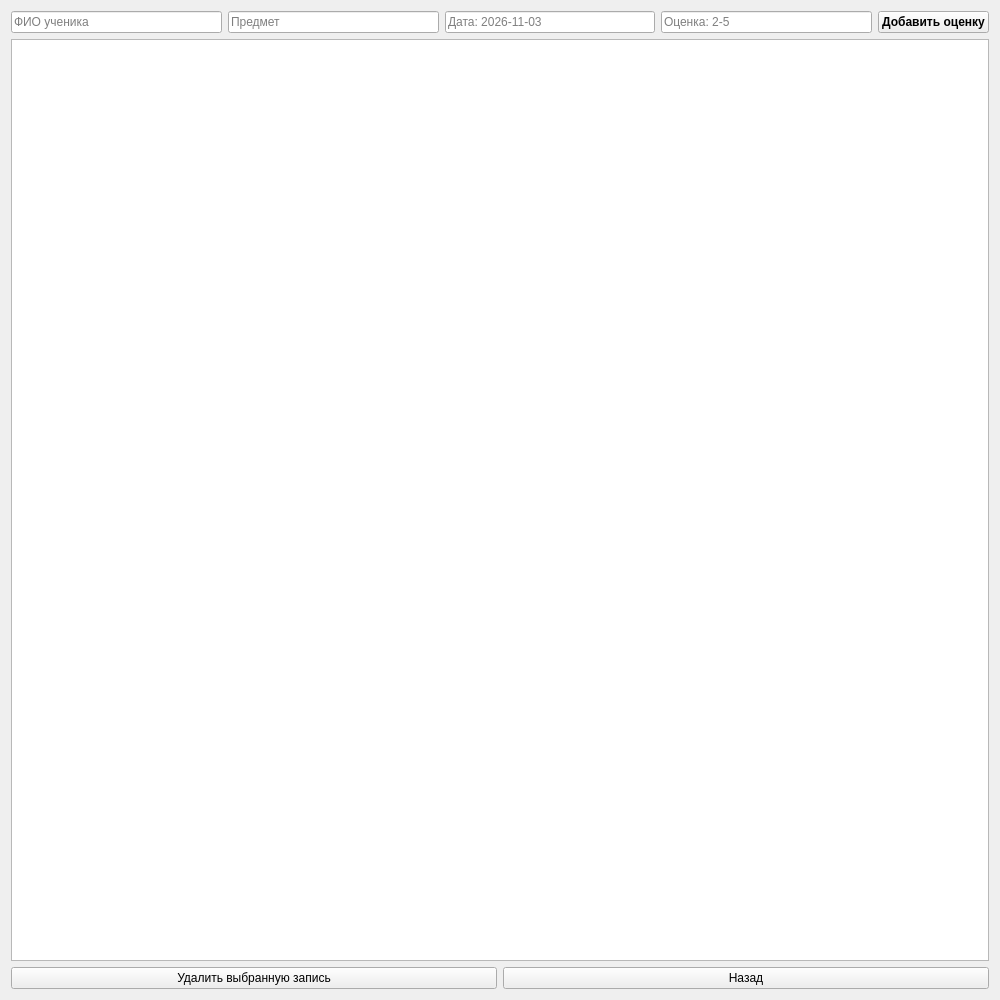
<?xml version="1.0" encoding="UTF-8"?>
<ui version="4.0">
 <class>GradesWindow</class>
 <widget class="QWidget" name="GradesWindow">
  <property name="geometry">
   <rect>
    <x>0</x>
    <y>0</y>
    <width>1000</width>
    <height>1000</height>
   </rect>
  </property>
  <property name="windowTitle">
   <string>Оценки учеников</string>
  </property>
  <layout class="QVBoxLayout" name="mainLayout">
   <item>
    <layout class="QHBoxLayout" name="inputLayout">
     <item>
      <widget class="QLineEdit" name="name_input">
       <property name="placeholderText">
        <string>ФИО ученика</string>
       </property>
      </widget>
     </item>
     <item>
      <widget class="QLineEdit" name="subject_input">
       <property name="placeholderText">
        <string>Предмет</string>
       </property>
      </widget>
     </item>
     <item>
      <widget class="QLineEdit" name="date_input">
       <property name="placeholderText">
        <string>Дата: 2026-11-03</string>
       </property>
      </widget>
     </item>
     <item>
      <widget class="QLineEdit" name="grade_input">
       <property name="placeholderText">
        <string>Оценка: 2-5</string>
       </property>
      </widget>
     </item>
     <item>
      <widget class="QPushButton" name="add_button">
       <property name="font">
        <font>
         <weight>75</weight>
         <bold>true</bold>
        </font>
       </property>
       <property name="text">
        <string>Добавить оценку</string>
       </property>
      </widget>
     </item>
    </layout>
   </item>
   <item>
    <widget class="QTableWidget" name="table"/>
   </item>
   <item>
    <layout class="QHBoxLayout" name="bottomLayout">
     <item>
      <widget class="QPushButton" name="delete_button">
       <property name="autoFillBackground">
        <bool>false</bool>
       </property>
       <property name="text">
        <string>Удалить выбранную запись</string>
       </property>
      </widget>
     </item>
     <item>
      <widget class="QPushButton" name="back_button">
       <property name="text">
        <string>Назад</string>
       </property>
      </widget>
     </item>
    </layout>
   </item>
  </layout>
 </widget>
 <resources/>
 <connections/>
</ui>
